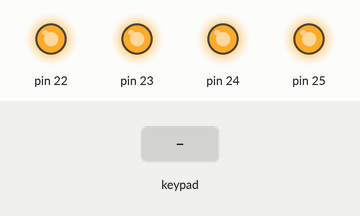
The sketch below on a simulated Arduino Mega 2560, built with avr-gcc and run on an emulated ATmega2560. On the bench: output pins drawn as LEDs (lit = HIGH). Inputs (shaded band) come from the test bench. What the sketch prints to the serial monitor is not drawn.

Above: at 1.2 s.
1.3 s: key '1' pressed
At 2.2 s:
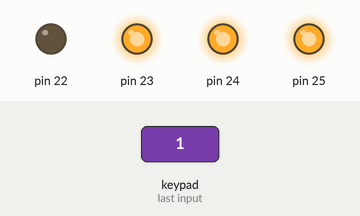
2.8 s: keypad keys 2 3 4 5 pressed 0.4 s apart
At 4.2 s:
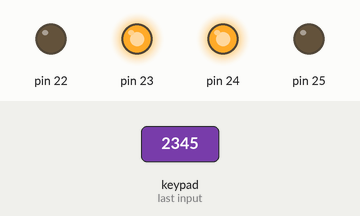
5.9 s: keypad keys 2 3 4 5 # pressed 0.4 s apart
At 6.9 s:
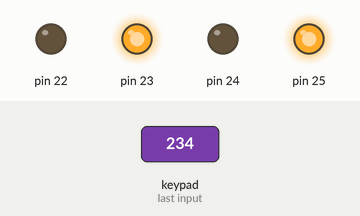
9.4 s: keypad keys 1 3 9 7 pressed 0.4 s apart
At 10.8 s:
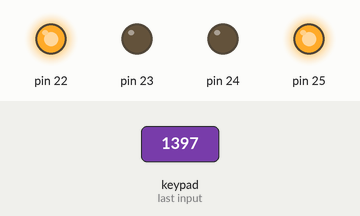
Timing chart, 0 to 12.4 s (numbered marks = the images above; inputs shaded):
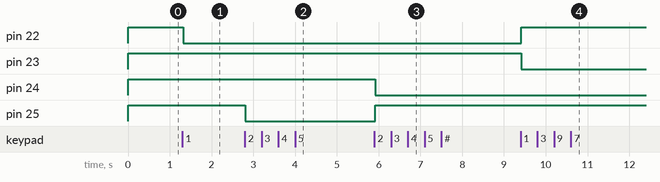

Measured:
- after the input at 1.3 s, pin 22: HIGH → LOW at once
- after the input at 2.8 s, pin 25: HIGH → LOW at once
- after the input at 5.9 s, pin 24: HIGH → LOW at once; pin 25: LOW → HIGH at once
- after the input at 9.4 s, pin 22: LOW → HIGH at once; pin 23: HIGH → LOW at once

The sketch:

dsa.ino
```cpp
#include <Keypad.h>

const byte ROWS = 4; //four rows
const byte COLS = 3; //three columns
char keys[ROWS][COLS] = {
  {'1','2','3'},
  {'4','5','6'},
  {'7','8','9'},
  {'*','0','#'}
};

byte rowPins[ROWS] = {2, 3, 4, 5}; //connect to the row pinouts of the keypad
byte colPins[COLS] = {6,7,8}; //connect to the column pinouts of the keypad
char key;
Keypad keypad = Keypad( makeKeymap(keys), rowPins, colPins, ROWS, COLS );
int count=0;


void setup(){
  // Robojax 4x3 keypad test
  Serial.begin(9600);
  pinMode(22,OUTPUT);
  pinMode(23,OUTPUT);
  pinMode(25,OUTPUT);
  pinMode(24,OUTPUT);

  digitalWrite(23,1);
  digitalWrite(22,1);
  digitalWrite(24,1);
  digitalWrite(25,1);
 }

void loop(){
  // Robojax 4x3 keypad test

  Serial.print("key= ");Serial.println(key);
  key = keypad.getKey();
    // just print the pressed key
   if (key){
    Serial.println(key);
  }
   if(key=='1'){
  count++;
  if(count%2!=0)
  {
   digitalWrite(23,1);
  digitalWrite(22,0);
  }
  else
  {
       digitalWrite(23,0);
  digitalWrite(22,1);
  }
  key=0;

   }
   else if(key=='2')
   {
    count++;
 if(count%2!=0)
  {
   digitalWrite(24,0);
  digitalWrite(25,1);
  }
  else
  {
       digitalWrite(24,1);
  digitalWrite(25,0);
  }
  key=0;
   }


}
```
